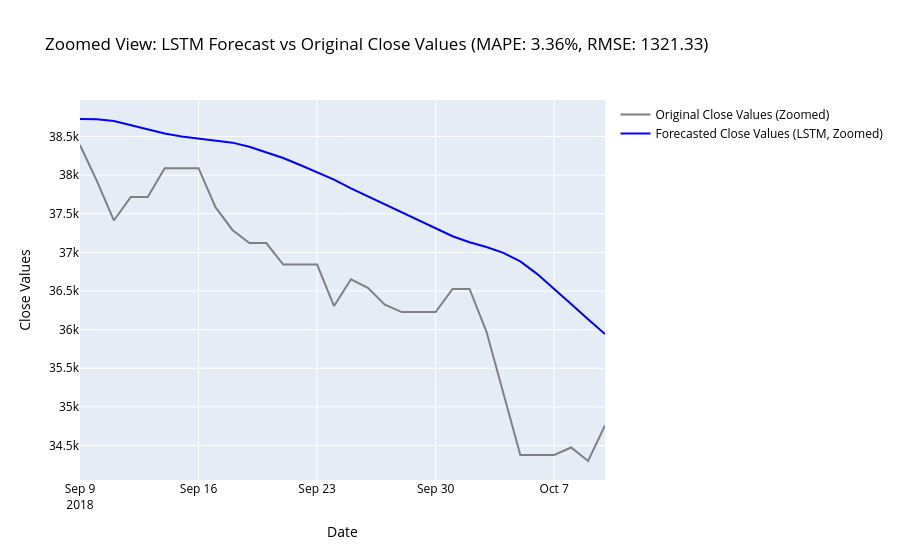

Notebook code cell kept with this figure:
### Markdown cell above
Graph: Show zoomed-in view starting from predictions

### Code cell
import plotly.graph_objects as go

# Zoomed-in graph: Original Close Values and LSTM Predictions
trace_original_zoomed_event_2018 = go.Scatter(
    x=filtered_data_event_2018['Date'][split_index_event_2018 + seq_length:], 
    y=y_test_actual_event_2018.flatten(), 
    mode='lines', 
    name='Original Close Values (Zoomed)',
    line=dict(color='grey')
)

trace_lstm_zoomed_event_2018 = go.Scatter(
    x=filtered_data_event_2018['Date'][split_index_event_2018 + seq_length:], 
    y=predictions_event_2018.flatten(), 
    mode='lines', 
    name='Forecasted Close Values (LSTM, Zoomed)',
    line=dict(color='blue')
)

# Combine traces for the zoomed-in graph
layout_zoomed_event_2018 = go.Layout(
    title=f"Zoomed View: LSTM Forecast vs Original Close Values (MAPE: {mape_event_2018:.2f}%, RMSE: {rmse_value_event_2018:.2f})",
    xaxis_title="Date",
    yaxis_title="Close Values",
    font=dict(color="black"),
    xaxis=dict(showgrid=True),
    yaxis=dict(showgrid=True)
)

fig_zoomed_event_2018 = go.Figure(data=[trace_original_zoomed_event_2018, trace_lstm_zoomed_event_2018], layout=layout_zoomed_event_2018)
fig_zoomed_event_2018.show()

### Figure 1 — Plotly figure (JSON) as saved in the notebook; plotly's stock layout.template omitted (floating-point values rounded to 4 significant figures)
{"data": [{"line": {"color": "grey"}, "mode": "lines", "name": "Original Close Values (Zoomed)", "type": "scatter", "x": ["2018-09-09T00:00:00", "2018-09-10T00:00:00", "2018-09-11T00:00:00", "2018-09-12T00:00:00", "2018-09-13T00:00:00", "2018-09-14T00:00:00", "2018-09-15T00:00:00", "2018-09-16T00:00:00", "2018-09-17T00:00:00", "2018-09-18T00:00:00", "2018-09-19T00:00:00", "2018-09-20T00:00:00", "2018-09-21T00:00:00", "2018-09-22T00:00:00", "2018-09-23T00:00:00", "2018-09-24T00:00:00", "2018-09-25T00:00:00", "2018-09-26T00:00:00", "2018-09-27T00:00:00", "2018-09-28T00:00:00", "2018-09-29T00:00:00", "2018-09-30T00:00:00", "2018-10-01T00:00:00", "2018-10-02T00:00:00", "2018-10-03T00:00:00", "2018-10-04T00:00:00", "2018-10-05T00:00:00", "2018-10-06T00:00:00", "2018-10-07T00:00:00", "2018-10-08T00:00:00", "2018-10-09T00:00:00", "2018-10-10T00:00:00"], "y": [38390.0, 37920.0, 37410.0, 37720.0, 37720.0, 38090.0, 38090.0, 38090.0, 37590.0, 37290.0, 37120.0, 37120.0, 36840.0, 36840.0, 36840.0, 36310.0, 36650.0, 36540.0, 36320.0, 36230.0, 36230.0, 36230.0, 36530.0, 36530.0, 35980.0, 35170.0, 34380.0, 34380.0, 34380.0, 34470.0, 34300.0, 34760.0]}, {"line": {"color": "blue"}, "mode": "lines", "name": "Forecasted Close Values (LSTM, Zoomed)", "type": "scatter", "x": ["2018-09-09T00:00:00", "2018-09-10T00:00:00", "2018-09-11T00:00:00", "2018-09-12T00:00:00", "2018-09-13T00:00:00", "2018-09-14T00:00:00", "2018-09-15T00:00:00", "2018-09-16T00:00:00", "2018-09-17T00:00:00", "2018-09-18T00:00:00", "2018-09-19T00:00:00", "2018-09-20T00:00:00", "2018-09-21T00:00:00", "2018-09-22T00:00:00", "2018-09-23T00:00:00", "2018-09-24T00:00:00", "2018-09-25T00:00:00", "2018-09-26T00:00:00", "2018-09-27T00:00:00", "2018-09-28T00:00:00", "2018-09-29T00:00:00", "2018-09-30T00:00:00", "2018-10-01T00:00:00", "2018-10-02T00:00:00", "2018-10-03T00:00:00", "2018-10-04T00:00:00", "2018-10-05T00:00:00", "2018-10-06T00:00:00", "2018-10-07T00:00:00", "2018-10-08T00:00:00", "2018-10-09T00:00:00", "2018-10-10T00:00:00"], "y": [38730.0, 38720.0, 38700.0, 38650.0, 38590.0, 38540.0, 38500.0, 38470.0, 38460.0, 38420.0, 38370.0, 38300.0, 38220.0, 38130.0, 38040.0, 37940.0, 37830.0, 37720.0, 37620.0, 37520.0, 37410.0, 37310.0, 37210.0, 37130.0, 37070.0, 36990.0, 36880.0, 36720.0, 36530.0, 36330.0, 36140.0, 35940.0]}], "layout": {"font": {"color": "black"}, "title": {"text": "Zoomed View: LSTM Forecast vs Original Close Values (MAPE: 3.36%, RMSE: 1321.33)"}, "xaxis": {"showgrid": true, "title": {"text": "Date"}}, "yaxis": {"showgrid": true, "title": {"text": "Close Values"}}}}
